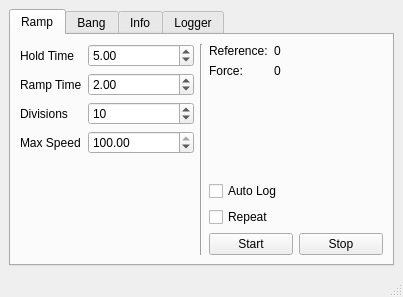
<?xml version="1.0" encoding="UTF-8"?>
<ui version="4.0">
 <class>MainWindow</class>
 <widget class="QMainWindow" name="MainWindow">
  <property name="geometry">
   <rect>
    <x>0</x>
    <y>0</y>
    <width>403</width>
    <height>297</height>
   </rect>
  </property>
  <property name="windowTitle">
   <string>MainWindow</string>
  </property>
  <widget class="QWidget" name="centralwidget">
   <layout class="QVBoxLayout" name="verticalLayout">
    <item>
     <widget class="QTabWidget" name="tabWidget">
      <property name="currentIndex">
       <number>0</number>
      </property>
      <widget class="QWidget" name="rampTab">
       <attribute name="title">
        <string>Ramp</string>
       </attribute>
       <layout class="QHBoxLayout" name="horizontalLayout" stretch="1,0,1">
        <item>
         <layout class="QGridLayout" name="gridLayout" columnstretch="0,1">
          <item row="0" column="0">
           <widget class="QLabel" name="label">
            <property name="text">
             <string>Hold Time</string>
            </property>
           </widget>
          </item>
          <item row="0" column="1">
           <widget class="QDoubleSpinBox" name="holdTimeSpinBox">
            <property name="minimum">
             <double>0.500000000000000</double>
            </property>
            <property name="maximum">
             <double>60.000000000000000</double>
            </property>
            <property name="singleStep">
             <double>0.500000000000000</double>
            </property>
            <property name="value">
             <double>5.000000000000000</double>
            </property>
           </widget>
          </item>
          <item row="1" column="0">
           <widget class="QLabel" name="label_2">
            <property name="text">
             <string>Ramp Time</string>
            </property>
           </widget>
          </item>
          <item row="1" column="1">
           <widget class="QDoubleSpinBox" name="rampTimeSpinBox">
            <property name="minimum">
             <double>0.010000000000000</double>
            </property>
            <property name="maximum">
             <double>60.000000000000000</double>
            </property>
            <property name="singleStep">
             <double>0.100000000000000</double>
            </property>
            <property name="value">
             <double>2.000000000000000</double>
            </property>
           </widget>
          </item>
          <item row="3" column="0">
           <widget class="QLabel" name="label_1">
            <property name="text">
             <string>Max Speed</string>
            </property>
           </widget>
          </item>
          <item row="2" column="0">
           <widget class="QLabel" name="label_5">
            <property name="text">
             <string>Divisions</string>
            </property>
           </widget>
          </item>
          <item row="2" column="1">
           <widget class="QSpinBox" name="divisionsSpinBox">
            <property name="minimum">
             <number>1</number>
            </property>
            <property name="maximum">
             <number>1000</number>
            </property>
            <property name="singleStep">
             <number>1</number>
            </property>
            <property name="value">
             <number>10</number>
            </property>
           </widget>
          </item>
          <item row="3" column="1">
           <widget class="QDoubleSpinBox" name="maxSpeedSpinBox">
            <property name="maximum">
             <double>100.000000000000000</double>
            </property>
            <property name="singleStep">
             <double>10.000000000000000</double>
            </property>
            <property name="value">
             <double>100.000000000000000</double>
            </property>
           </widget>
          </item>
          <item row="4" column="1">
           <spacer name="verticalSpacer_2">
            <property name="orientation">
             <enum>Qt::Vertical</enum>
            </property>
            <property name="sizeHint" stdset="0">
             <size>
              <width>20</width>
              <height>40</height>
             </size>
            </property>
           </spacer>
          </item>
         </layout>
        </item>
        <item>
         <widget class="Line" name="line">
          <property name="orientation">
           <enum>Qt::Vertical</enum>
          </property>
         </widget>
        </item>
        <item>
         <layout class="QVBoxLayout" name="verticalLayout_2" stretch="0,0,0,0,0">
          <item>
           <layout class="QGridLayout" name="gridLayout_2" columnstretch="0,1">
            <item row="1" column="0">
             <widget class="QLabel" name="label_4">
              <property name="text">
               <string>Reference:</string>
              </property>
             </widget>
            </item>
            <item row="1" column="1">
             <widget class="QLabel" name="rampReferenceLabel">
              <property name="text">
               <string>0</string>
              </property>
             </widget>
            </item>
            <item row="2" column="0">
             <widget class="QLabel" name="label_7">
              <property name="text">
               <string>Force:</string>
              </property>
             </widget>
            </item>
            <item row="2" column="1">
             <widget class="QLabel" name="forceLabel">
              <property name="text">
               <string>0</string>
              </property>
             </widget>
            </item>
           </layout>
          </item>
          <item>
           <spacer name="verticalSpacer_5">
            <property name="orientation">
             <enum>Qt::Vertical</enum>
            </property>
            <property name="sizeHint" stdset="0">
             <size>
              <width>20</width>
              <height>40</height>
             </size>
            </property>
           </spacer>
          </item>
          <item>
           <widget class="QCheckBox" name="autoLogCheckBox">
            <property name="text">
             <string>Auto Log</string>
            </property>
           </widget>
          </item>
          <item>
           <widget class="QCheckBox" name="repeatCheckbox">
            <property name="text">
             <string>Repeat</string>
            </property>
           </widget>
          </item>
          <item>
           <layout class="QHBoxLayout" name="horizontalLayout_2">
            <item>
             <widget class="QPushButton" name="startRampButton">
              <property name="text">
               <string>Start</string>
              </property>
             </widget>
            </item>
            <item>
             <widget class="QPushButton" name="stopRampButton">
              <property name="text">
               <string>Stop</string>
              </property>
             </widget>
            </item>
           </layout>
          </item>
         </layout>
        </item>
       </layout>
      </widget>
      <widget class="QWidget" name="bangTab">
       <attribute name="title">
        <string>Bang</string>
       </attribute>
       <layout class="QHBoxLayout" name="horizontalLayout_9" stretch="0,1,1">
        <item>
         <layout class="QGridLayout" name="gridLayout_6" columnstretch="0,1">
          <item row="0" column="0">
           <widget class="QLabel" name="label_20">
            <property name="text">
             <string>Hold Time</string>
            </property>
           </widget>
          </item>
          <item row="0" column="1">
           <widget class="QDoubleSpinBox" name="bangHoldTimeSpinBox">
            <property name="maximum">
             <double>100.000000000000000</double>
            </property>
            <property name="value">
             <double>1.000000000000000</double>
            </property>
           </widget>
          </item>
          <item row="1" column="0">
           <widget class="QLabel" name="label_19">
            <property name="text">
             <string>Max Speed</string>
            </property>
           </widget>
          </item>
          <item row="1" column="1">
           <widget class="QDoubleSpinBox" name="bangMaxSpeedSpinBox">
            <property name="maximum">
             <double>100.000000000000000</double>
            </property>
            <property name="singleStep">
             <double>10.000000000000000</double>
            </property>
            <property name="value">
             <double>100.000000000000000</double>
            </property>
           </widget>
          </item>
          <item row="3" column="1">
           <spacer name="verticalSpacer_3">
            <property name="orientation">
             <enum>Qt::Vertical</enum>
            </property>
            <property name="sizeHint" stdset="0">
             <size>
              <width>20</width>
              <height>40</height>
             </size>
            </property>
           </spacer>
          </item>
          <item row="2" column="1">
           <widget class="QCheckBox" name="bangRandomCheckBox">
            <property name="text">
             <string>Random</string>
            </property>
           </widget>
          </item>
         </layout>
        </item>
        <item>
         <widget class="Line" name="line_3">
          <property name="orientation">
           <enum>Qt::Vertical</enum>
          </property>
         </widget>
        </item>
        <item>
         <layout class="QVBoxLayout" name="verticalLayout_4">
          <item>
           <layout class="QGridLayout" name="gridLayout_3" columnstretch="0,1">
            <item row="0" column="0">
             <widget class="QLabel" name="label_3">
              <property name="text">
               <string>Reference:</string>
              </property>
             </widget>
            </item>
            <item row="0" column="1">
             <widget class="QLabel" name="bangReferenceLabel">
              <property name="text">
               <string>0</string>
              </property>
             </widget>
            </item>
            <item row="1" column="0">
             <widget class="QLabel" name="label_14">
              <property name="text">
               <string>Force:</string>
              </property>
             </widget>
            </item>
            <item row="1" column="1">
             <widget class="QLabel" name="bangForceLabel">
              <property name="text">
               <string>0</string>
              </property>
             </widget>
            </item>
           </layout>
          </item>
          <item>
           <spacer name="verticalSpacer_4">
            <property name="orientation">
             <enum>Qt::Vertical</enum>
            </property>
            <property name="sizeHint" stdset="0">
             <size>
              <width>20</width>
              <height>40</height>
             </size>
            </property>
           </spacer>
          </item>
          <item>
           <layout class="QHBoxLayout" name="horizontalLayout_10">
            <item>
             <widget class="QPushButton" name="startBangButton">
              <property name="text">
               <string>Start</string>
              </property>
             </widget>
            </item>
            <item>
             <widget class="QPushButton" name="stopBangButton">
              <property name="text">
               <string>Stop</string>
              </property>
             </widget>
            </item>
           </layout>
          </item>
         </layout>
        </item>
       </layout>
      </widget>
      <widget class="QWidget" name="infoTab">
       <attribute name="title">
        <string>Info</string>
       </attribute>
       <layout class="QHBoxLayout" name="horizontalLayout_3" stretch="1,0,1">
        <item>
         <layout class="QVBoxLayout" name="verticalLayout_3" stretch="0,0,0,0">
          <item>
           <widget class="QLabel" name="label_17">
            <property name="text">
             <string>Set Reference (%)</string>
            </property>
           </widget>
          </item>
          <item>
           <widget class="QDoubleSpinBox" name="setReferenceSpinBox">
            <property name="minimum">
             <double>-100.000000000000000</double>
            </property>
            <property name="maximum">
             <double>100.000000000000000</double>
            </property>
           </widget>
          </item>
          <item>
           <layout class="QHBoxLayout" name="horizontalLayout_4">
            <item>
             <widget class="QPushButton" name="setReferenceButton">
              <property name="text">
               <string>Set</string>
              </property>
             </widget>
            </item>
            <item>
             <widget class="QPushButton" name="stopReferenceButton">
              <property name="text">
               <string>Stop</string>
              </property>
             </widget>
            </item>
           </layout>
          </item>
          <item>
           <spacer name="verticalSpacer">
            <property name="orientation">
             <enum>Qt::Vertical</enum>
            </property>
            <property name="sizeHint" stdset="0">
             <size>
              <width>20</width>
              <height>40</height>
             </size>
            </property>
           </spacer>
          </item>
         </layout>
        </item>
        <item>
         <widget class="Line" name="line_2">
          <property name="orientation">
           <enum>Qt::Vertical</enum>
          </property>
         </widget>
        </item>
        <item>
         <layout class="QGridLayout" name="gridLayout_4" columnstretch="0,1">
          <item row="0" column="0">
           <widget class="QLabel" name="label_6">
            <property name="text">
             <string>Tick Count:</string>
            </property>
           </widget>
          </item>
          <item row="0" column="1">
           <widget class="QLabel" name="tickCountLabel">
            <property name="text">
             <string>0</string>
            </property>
           </widget>
          </item>
          <item row="1" column="0">
           <widget class="QLabel" name="label_9">
            <property name="text">
             <string>Ref Input:</string>
            </property>
           </widget>
          </item>
          <item row="1" column="1">
           <widget class="QLabel" name="refInputLabel">
            <property name="text">
             <string>0</string>
            </property>
           </widget>
          </item>
          <item row="2" column="0">
           <widget class="QLabel" name="label_11">
            <property name="text">
             <string>Output:</string>
            </property>
           </widget>
          </item>
          <item row="2" column="1">
           <widget class="QLabel" name="outputLabel">
            <property name="text">
             <string>0</string>
            </property>
           </widget>
          </item>
          <item row="3" column="0">
           <widget class="QLabel" name="label_13">
            <property name="text">
             <string>Rail Voltage:</string>
            </property>
           </widget>
          </item>
          <item row="3" column="1">
           <widget class="QLabel" name="railVoltageLabel">
            <property name="text">
             <string>0</string>
            </property>
           </widget>
          </item>
          <item row="4" column="0">
           <widget class="QLabel" name="label_15">
            <property name="text">
             <string>Current:</string>
            </property>
           </widget>
          </item>
          <item row="4" column="1">
           <widget class="QLabel" name="currentLabel">
            <property name="text">
             <string>0</string>
            </property>
           </widget>
          </item>
         </layout>
        </item>
       </layout>
      </widget>
      <widget class="QWidget" name="logTab">
       <attribute name="title">
        <string>Logger</string>
       </attribute>
       <layout class="QVBoxLayout" name="verticalLayout_5">
        <item>
         <widget class="QGroupBox" name="horizontalGroupBox">
          <property name="title">
           <string>Log File</string>
          </property>
          <property name="flat">
           <bool>false</bool>
          </property>
          <property name="checkable">
           <bool>false</bool>
          </property>
          <layout class="QHBoxLayout" name="horizontalLayout_5">
           <item>
            <widget class="QLineEdit" name="logFileEdit"/>
           </item>
           <item>
            <widget class="QPushButton" name="browseButton">
             <property name="text">
              <string>Browse</string>
             </property>
            </widget>
           </item>
          </layout>
         </widget>
        </item>
        <item>
         <layout class="QHBoxLayout" name="horizontalLayout_7">
          <item>
           <widget class="QPushButton" name="startLogButton">
            <property name="text">
             <string>Start</string>
            </property>
           </widget>
          </item>
          <item>
           <widget class="QPushButton" name="stopLogButton">
            <property name="text">
             <string>Stop</string>
            </property>
           </widget>
          </item>
         </layout>
        </item>
        <item>
         <layout class="QHBoxLayout" name="horizontalLayout_6" stretch="1,0">
          <item>
           <widget class="QGroupBox" name="groupBox">
            <property name="title">
             <string>Status</string>
            </property>
            <layout class="QGridLayout" name="gridLayout_5" columnstretch="0,1">
             <item row="0" column="0">
              <widget class="QLabel" name="label_8">
               <property name="text">
                <string>Connected:</string>
               </property>
              </widget>
             </item>
             <item row="0" column="1">
              <widget class="QLabel" name="loggerConnectedLabel">
               <property name="text">
                <string>No</string>
               </property>
              </widget>
             </item>
             <item row="1" column="0">
              <widget class="QLabel" name="label_12">
               <property name="text">
                <string>Force:</string>
               </property>
              </widget>
             </item>
             <item row="1" column="1">
              <widget class="QLabel" name="loggerForceLabel">
               <property name="text">
                <string>0</string>
               </property>
              </widget>
             </item>
             <item row="2" column="0">
              <widget class="QLabel" name="label_16">
               <property name="text">
                <string>Logging:</string>
               </property>
              </widget>
             </item>
             <item row="2" column="1">
              <widget class="QLabel" name="loggingLabel">
               <property name="text">
                <string>No</string>
               </property>
              </widget>
             </item>
            </layout>
           </widget>
          </item>
          <item>
           <layout class="QHBoxLayout" name="horizontalLayout_8">
            <item>
             <widget class="QPushButton" name="connectButton">
              <property name="text">
               <string>Connect</string>
              </property>
             </widget>
            </item>
            <item>
             <widget class="QPushButton" name="tareButton">
              <property name="text">
               <string>Tare</string>
              </property>
             </widget>
            </item>
           </layout>
          </item>
         </layout>
        </item>
       </layout>
      </widget>
     </widget>
    </item>
   </layout>
  </widget>
  <widget class="QStatusBar" name="statusBar"/>
 </widget>
 <resources/>
 <connections/>
</ui>
